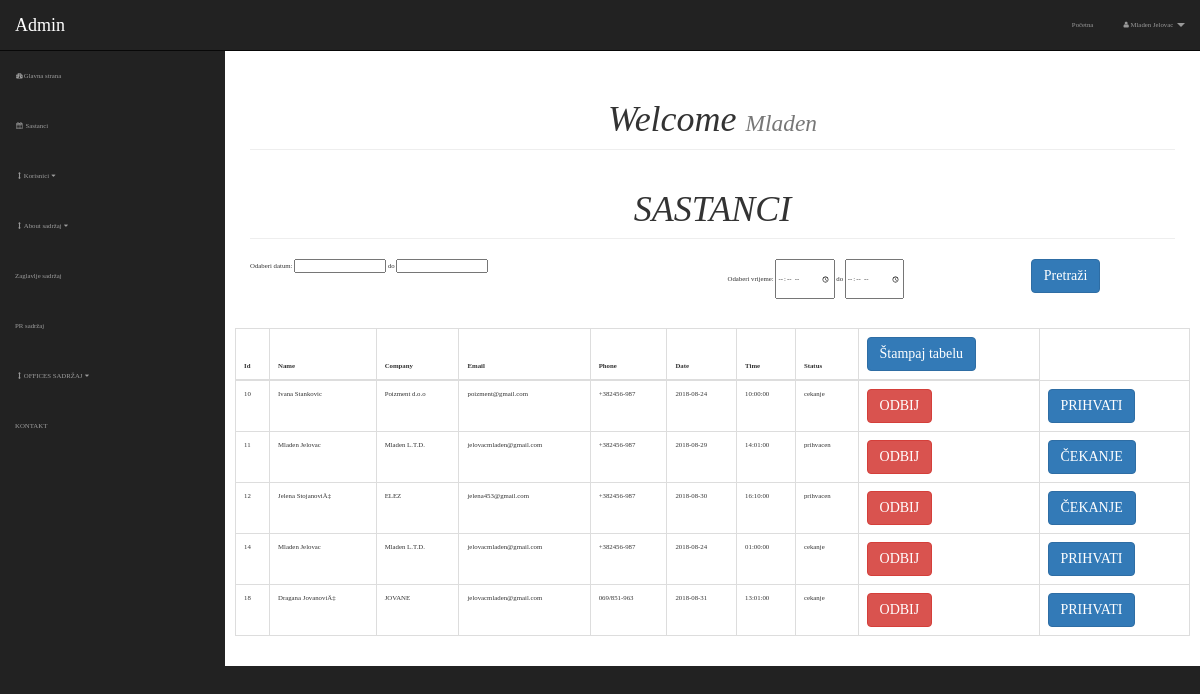
The app's page /admin/ (signed in) with its own data.
### tables this page shows
CREATE TABLE `meetings` (
  `meet_id` int(3) NOT NULL,
  `meet_name` varchar(255) NOT NULL,
  `meet_company` varchar(255) NOT NULL,
  `meet_mail` varchar(255) NOT NULL,
  `meet_phone` varchar(255) NOT NULL,
  `meet_date` date NOT NULL,
  `meet_time` time NOT NULL,
  `meet_status` varchar(30) NOT NULL
);

### admin/includes/view-meetings.php (the view, shortened to what this page needs)
<form action="" method="post">
    <div  class="col-xs-6">
            <span>Odaberi datum:</span>
            <input type="text" autocomplete="off" id="date_from" name="date_from" value="<?php echo isset($_POST['date_from'])? $_POST['date_from']:'' ?>">
            <span>do</span>
            <input type="text" autocomplete="off" id="date_to" name="date_to" value="<?php echo isset($_POST['date_to'])? $_POST['date_to']:'' ?>">
    </div>
    <div  class="col-xs-4">
            <span>Odaberi vrijeme:</span>
            <input type="time" name="time_from" value="<?php echo isset($_POST['time_from'])? $_POST['time_from']:'' ?>">
            <span>do</span>
            <input type="time" name="time_to" value="<?php echo isset($_POST['time_to'])? $_POST['time_to']:'' ?>">
    </div>
    <div class="col-xs-2 input-group">
       <input type="submit" name="search" class="btn btn-primary" value="Pretraži">
    </div>
</form>
<table class="table table-bordered table-hover printit" style="margin-top: 35px !important;">
                        <thead>
                             <th>Id</th>
                             <th>Name</th>
                             <th>Company</th>
                             <th>Email</th>
                             <th>Phone</th>
                             <th>Date</th>
                             <th>Time</th>
                             <th>Status</th>
                             <th class="not_shown"><button class="btn btn-primary" onclick="window.print()">Štampaj tabelu</button></th>
                        </thead>
                        <tbody>
                              <?php
                                  if(isset($_POST['search'])){
                                      if(empty($_POST['date_from']) || empty($_POST['date_to']) || empty($_POST['time_from']) || empty($_POST['time_to'])){
                                          $message = "<div class='col-xs-12 text-center' style='color:red'>Morate popuniti sva polja</div>";
                                          $query = "SELECT * FROM meetings";
                                      }else{
                                          $date_from = $_POST['date_from'];
                                          $date_to = $_POST['date_to'];
                                          $time_from = $_POST['time_from'];
                                          $time_to = $_POST['time_to'];
                                          if($date_from > $date_to || $date_from == $date_to && $time_from > $time_to ){
                                               $message = "<div class='col-xs-12 text-center' style='color:red'>Prvo polje ne smije biti veće od drugog</div>";
                                              $query = "SELECT * FROM meetings";
                                          }else{
                                              $query = "SELECT * FROM meetings WHERE meet_date BETWEEN '$date_from' AND '$date_to' AND meet_time BETWEEN '$time_from' AND '$time_to'";
                                          }
                                      }
                                  }else{
                                     $query = "select * from meetings";
                                  }
                                     $selecto = mysqli_query($connection, $query);
                                     while($row = mysqli_fetch_assoc($selecto)){
                                       $meet_id = $row['meet_id'];
                                       $meet_name = $row['meet_name'];
                                       $meet_company = $row['meet_company'];
                                       $meet_email = $row['meet_mail'];
                                       $meet_phone = $row['meet_phone'];
                                       $meet_date = $row['meet_date'];
                                       $meet_time = $row['meet_time'];
                                       $meet_status = $row['meet_status'];
                                      echo "<tr>";
                                       echo "<td>$meet_id</td>";
                                       echo "<td>$meet_name</td>";
                                       echo "<td>$meet_company</td>";
                                       echo "<td>$meet_email</td>";
                                       echo "<td>$meet_phone</td>";
                                       echo "<td>$meet_date</td>";
                                       echo "<td>$meet_time</td>";
                                       echo "<td>$meet_status</td>";
                                       echo "<td class='not_shown'><a class='btn btn-danger' href='meetings.php?option=odbij&meet_id=$meet_id'>ODBIJ</a></td>";
                                      if($meet_status == 'cekanje'){
                                        echo "<td class='not_shown'><a class='btn btn-primary' href='meetings.php?option=prihvati&meet_id=$meet_id'>PRIHVATI</a></td>";
                                      }else{
                                        echo "<td class='not_shown'><a class='btn btn-primary' href='meetings.php?option=cekanje&meet_id=$meet_id'>ČEKANJE</a></td>";
                                      }
                                    echo "</tr>";
                                     }
                                ?>
                       </tbody>
</table>

### admin/css/sb-admin.css (style rules this page uses)
body { margin-top: 100px; background-color: #222; }
@media (min-width:768px) { body { margin-top: 50px; } }

### style/style.css (style rules this page uses)
:root { --color-primary: rgba(31,31,31); --color-secondary: rgba(255,198,39); }
* { padding: 0; margin: 0; box-sizing: border-box; }
body { font-family: 'Montserrat Regular', fira-sans; font-size: 68%; }

### admin/includes/header.php (style rules this page uses)
body, .not_shown { visibility: hidden; }
.printit { visibility: visible; }

### records on screen
meetings: meet_id "10", meet_name "Ivana Stankovic", meet_company "Poizment d.o.o", meet_mail "poizment@gmail.com", meet_phone "+382456-987", meet_date "2018-08-24", meet_time "10:00:00", meet_status "cekanje"
meetings: meet_id "11", meet_name "Mladen Jelovac", meet_company "Mladen L.T.D.", meet_mail "jelovacmladen@gmail.com", meet_phone "+382456-987", meet_date "2018-08-29", meet_time "14:01:00", meet_status "prihvacen"
meetings: meet_id "12", meet_name "Jelena StojanoviÄ‡", meet_company "ELEZ", meet_mail "jelena453@gmail.com", meet_phone "+382456-987", meet_date "2018-08-30", meet_time "16:10:00", meet_status "prihvacen"
meetings: meet_id "14", meet_name "Mladen Jelovac", meet_company "Mladen L.T.D.", meet_mail "jelovacmladen@gmail.com", meet_phone "+382456-987", meet_date "2018-08-24", meet_time "01:00:00", meet_status "cekanje"
meetings: meet_id "18", meet_name "Dragana JovanoviÄ‡", meet_company "JOVANE", meet_mail "jelovacmladen@gmail.com", meet_phone "069/851-963", meet_date "2018-08-31", meet_time "13:01:00", meet_status "cekanje"

### other values on screen
$_SESSION['firstname'] "Mladen"
$_SESSION['lastname'] "Jelovac"
